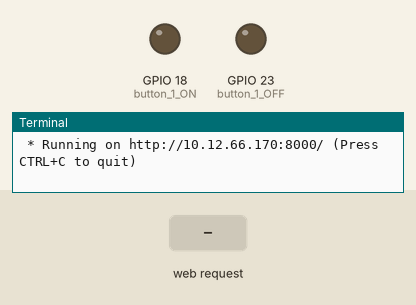
Recording of a program running on a simulated Raspberry Pi (BCM pin numbers). Shown: output pins drawn as LEDs (lit = HIGH), the last lines printed to the terminal. The inputs (shaded band) are chosen by the test bench. The clock reads 2024-03-15 10:24:30 at power-on unless the program sets it.

Above: at 1.2 s.
1.3 s: HTTP request for /on received
At 1.4 s:
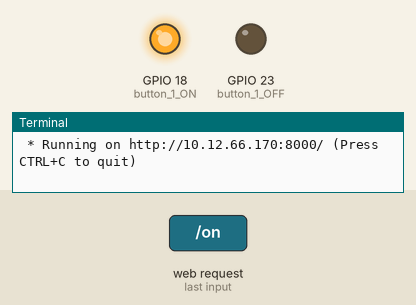
3.0 s: HTTP request for /off received
At 3.1 s:
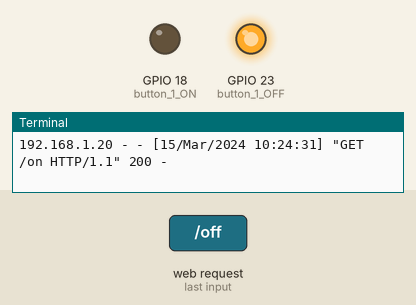
Timing chart, 0 to 6.0 s (numbered marks = the images above; inputs shaded):
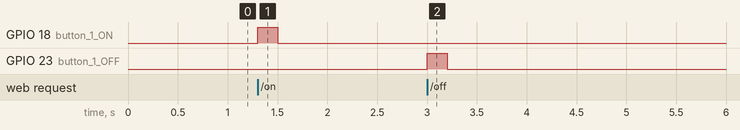

Measured:
- after the input at 1.3 s, GPIO 18 (button_1_ON): LOW → HIGH at once, → LOW 0.20 s later
- after the input at 3.0 s, GPIO 23 (button_1_OFF): LOW → HIGH at once, → LOW 0.20 s later

The program:

webremote.py
```python
# ==========================================
#
# Control GPIO from Web using Bottle
#
# sudo apt-get install python-bottle
#
# Author:  Martin Eyre (Slice of Pi Club)
# Created: 8-May-2015
#
# http://192.168.1.70/on
# http://192.168.1.70/off
# ==========================================


from bottle import route, run, template, request
import RPi.GPIO as GPIO
import time

#
# Set the IP of the raspberry Pi
# to find out IP type 'sudo ifconfig' and look for inet addr
#

IP_ADDRESS = '10.12.66.170'

#
# Use BCM e.g. by name noT BOARD by pin number
#

GPIO.setmode(GPIO.BCM)

#
# Set warnings off to suppress re-initialisation messages
#

GPIO.setwarnings(False)


#
# Set 2 variables to the Pin numbers we what to use
# one is used to turn on the other to turn off
#

button_1_ON = 18
button_1_OFF = 23

#
# Setup pins for output
#

GPIO.setup(button_1_ON , GPIO.OUT)
GPIO.setup(button_1_OFF , GPIO.OUT)


#
# Function to simulate button pressed
# set the pin high - to simulate someone pressing
# pause, then set low - simulating someone releasing the button
#

def clickButton(button):
	GPIO.output(button, True)
	time.sleep(0.2)
	GPIO.output(button, False)


#
# Define what we want when some visits web page
#

@route('/')
def home():
	# display a HTML template
	return template('remote')

#
# Define what we want when some visits ON web page
#

@route('/on')
def turnON():
	# Call the click on button
	clickButton(button_1_ON)
	# display a HTML template
	return template('remote')

#
# Define what we want when some visits OFF web page
#

@route('/off')
def turnOFF():
	# Call the click off button
	clickButton(button_1_OFF)
	# display a HTML template
	return template('remote')


try:
	# run bottle host on address and port
	run(host=IP_ADDRESS, port=8000)
finally:
	# clean up
	print('cleaning')
	GPIO.cleanup()
```
